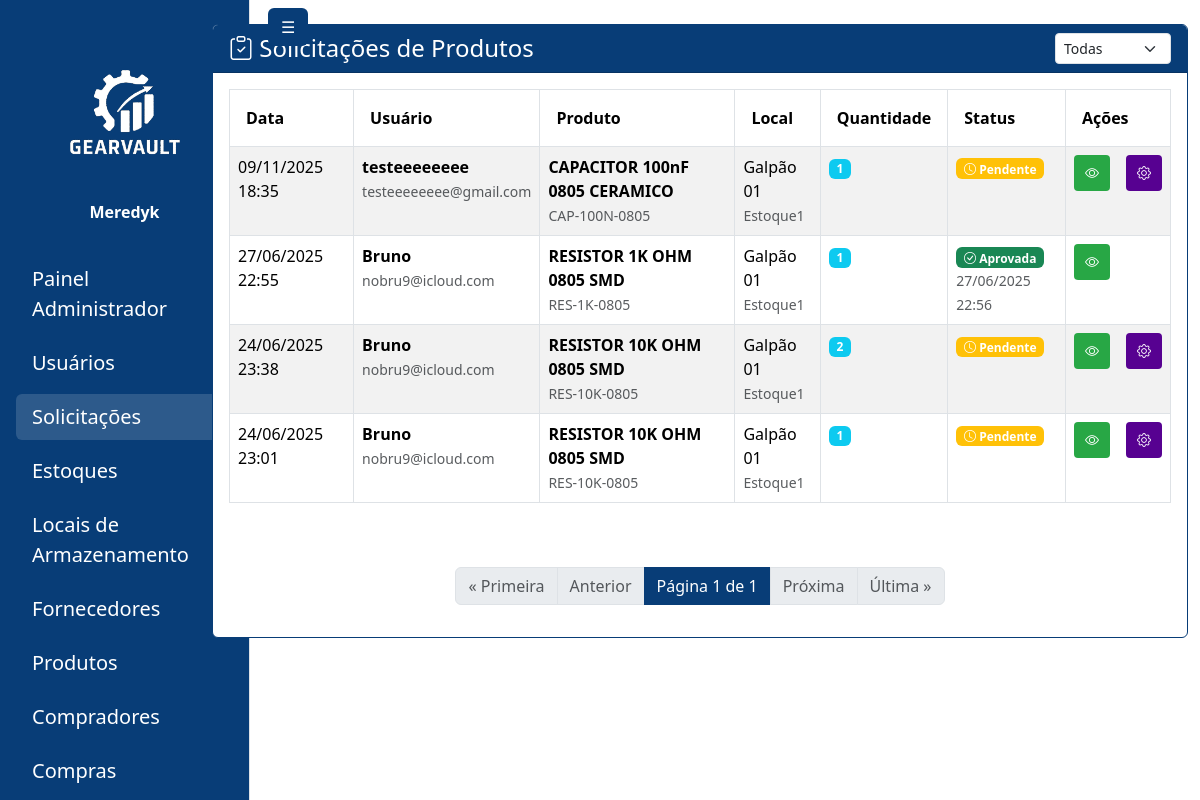
The app's page /administrador/solicitacoes/ (signed in) with its own data.
### gearvault/models.py (models this page shows, shortened)
class SolicitacaoProduto(models.Model):
    STATUS_CHOICES = [
        ('PENDENTE', 'Pendente'),
        ('APROVADA', 'Aprovada'),
        ('REJEITADA', 'Rejeitada'),
    ]
    usuario = models.ForeignKey(
        get_user_model(), on_delete=models.CASCADE, related_name='solicitacoes')
    produto = models.ForeignKey(Produto, on_delete=models.CASCADE)
    local = models.ForeignKey(LocalArmazenamento, on_delete=models.CASCADE)
    quantidade = models.PositiveIntegerField()
    justificativa = models.TextField(
        help_text="Justificativa para a solicitação")
    status = models.CharField(
        max_length=10, choices=STATUS_CHOICES, default='PENDENTE')
    data_solicitacao = models.DateTimeField(auto_now_add=True)
    data_resposta = models.DateTimeField(null=True, blank=True)
    resposta_admin = models.TextField(
        blank=True, null=True, help_text="Resposta do administrador")
    admin_responsavel = models.ForeignKey(
        get_user_model(),
        on_delete=models.SET_NULL,
        null=True,
        blank=True,
        related_name='solicitacoes_processadas'
    )
    class Meta:
        ordering = ['-data_solicitacao']
        verbose_name = 'Solicitação de Produto'
        verbose_name_plural = 'Solicitações de Produtos'

class Produto(models.Model):
    nome = models.CharField(max_length=255)
    codigo = models.CharField(max_length=100, unique=True)
    categoria = models.CharField(max_length=100, blank=True, null=True)
    descricao = models.TextField(blank=True, null=True)
    fornecedores = models.ManyToManyField(
        Fornecedor, blank=True, related_name='produtos')
    imagem = models.ImageField(upload_to='produtos/', blank=True, null=True)

class LocalArmazenamento(models.Model):
    estoque = models.ForeignKey(Estoque, on_delete=models.CASCADE, related_name='locais')
    nome = models.CharField(max_length=255)
    descricao = models.TextField(blank=True, null=True)

class Estoque(models.Model):
    nome = models.CharField(max_length=255)
    descricao = models.TextField(blank=True, null=True)

### gearvault/views.py (the view)
# urls.py: path('solicitacoes/', views.admin_solicitacoes, name='admin_solicitacoes'),
@login_required
def admin_solicitacoes(request):
    if request.user.profile.role != 'ADMIN':
        return redirect('login')
    from .models import SolicitacaoProduto
    status_filter = request.GET.get('status', 'TODAS')
    solicitacoes_list = SolicitacaoProduto.objects.select_related(
        'usuario', 'produto', 'local', 'local__estoque'
    ).order_by('-data_solicitacao')
    if status_filter and status_filter != 'TODAS':
        solicitacoes_list = solicitacoes_list.filter(status=status_filter)
    paginator = Paginator(solicitacoes_list, 15)
    page_number = request.GET.get('page')
    solicitacoes = paginator.get_page(page_number)
    contexto = {
        'sidebar_links': get_sidebar_links(request.user),
        'solicitacoes': solicitacoes,
        'status_filter': status_filter,
    }
    return render(request, 'pages/admin/solicitacoes_list.html', contexto)

### gearvault/views.py (called while the page is built, shortened)
def get_sidebar_links(user):
    role = getattr(user.profile, 'role', None)
    if role == 'ADMIN':
        return [
            {'url': '/administrador/painel/', 'label': 'Painel Administrador'},
            {'url': '/administrador/usuarios/', 'label': 'Usuários'},
            {'url': '/administrador/solicitacoes/', 'label': 'Solicitações'},
            {'url': '/administrador/estoques/', 'label': 'Estoques'},
            {'url': '/administrador/locais/', 'label': 'Locais de Armazenamento'},
            {'url': '/administrador/fornecedores/', 'label': 'Fornecedores'},
            {'url': '/administrador/produtos/', 'label': 'Produtos'},
            {'url': '/administrador/compradores/', 'label': 'Compradores'},
            {'url': '/administrador/compras/', 'label': 'Compras'},
        ]
    return []

### gearvault/templates/pages/admin/solicitacoes_list.html (shortened to what this page needs)
{% extends 'base.html' %}
{% load static %}
{% block content %}
<div class="container-fluid" id="main-content-panel">
  <div class="row">
    <div class="col-md-2" id="sidebar-panel">
      {% include 'sidebar.html' %}
    </div>
    <div class="col-md-10" id="painel-content">
      <div class="card mt-4 mb-4" style="border: 1px solid #083D77;">
        <div class="card-header text-white" style="background-color: #083D77;">
          <div class="d-flex justify-content-between align-items-center">
            <h4 class="mb-0"><i class="bi bi-clipboard-check"></i> Solicitações de Produtos</h4>
            <div class="d-flex gap-2">
              <form method="get" class="d-flex align-items-center">
                <select name="status" class="form-select form-select-sm" onchange="this.form.submit()">
                  <option value="TODAS" {% if status_filter == 'TODAS' %}selected{% endif %}>Todas</option>
                </select>
              </form>
            </div>
          </div>
        </div>
        <div class="card-body">
          {% if solicitacoes %}
            <div class="table-responsive">
              <table class="table table-striped table-bordered">
                <thead>
                  <tr>
                    <th class="py-3 px-3">Data</th>
                    <th class="py-3 px-3">Usuário</th>
                    <th class="py-3 px-3">Produto</th>
                    <th class="py-3 px-3">Local</th>
                    <th class="py-3 px-3">Quantidade</th>
                    <th class="py-3 px-3">Status</th>
                    <th class="py-3 px-3">Ações</th>
                  </tr>
                </thead>
                <tbody>
                  {% for solicitacao in solicitacoes %}
                    <tr {% if solicitacao.status == 'PENDENTE' %}{% endif %}>
                      <td class="py-2">{{ solicitacao.data_solicitacao|date:"d/m/Y H:i" }}</td>
                      <td class="py-2">
                        <strong>{{ solicitacao.usuario.get_full_name|default:solicitacao.usuario.username }}</strong><br>
                        <small class="text-muted">{{ solicitacao.usuario.email }}</small>
                      </td>
                      <td class="py-2">
                        <strong>{{ solicitacao.produto.nome }}</strong><br>
                        <small class="text-muted">{{ solicitacao.produto.codigo }}</small>
                      </td>
                      <td class="py-2">
                        {{ solicitacao.local.nome }}<br>
                        <small class="text-muted">{{ solicitacao.local.estoque.nome }}</small>
                      </td>
                      <td class="py-2">
                        <span class="badge bg-info">{{ solicitacao.quantidade }}</span>
                      </td>
                      <td class="py-2">
                        {% if solicitacao.status == 'PENDENTE' %}
                          <span class="badge bg-warning">
                            <i class="bi bi-clock"></i> Pendente
                          </span>
                        {% elif solicitacao.status == 'APROVADA' %}
                          <span class="badge bg-success">
                            <i class="bi bi-check-circle"></i> Aprovada
                          </span>
                        {% elif solicitacao.status == 'REJEITADA' %}
                          <span class="badge bg-danger">
                            <i class="bi bi-x-circle"></i> Rejeitada
                          </span>
                        {% endif %}
                        {% if solicitacao.data_resposta %}
                          <br><small class="text-muted">{{ solicitacao.data_resposta|date:"d/m/Y H:i" }}</small>
                        {% endif %}
                      </td>
                      <td class="py-2">
                        <div class="d-flex gap-3">
                          <button class="btn btn-sm d-inline-flex align-items-center justify-content-center text-white"
                      style="width: 36px; height: 36px; background-color: #28a745;"
                                  data-bs-toggle="modal"
                                  data-bs-target="#detalhesSolicitacaoModal"
                                  data-solicitacao-id="{{ solicitacao.id }}"
                                  data-usuario="{{ solicitacao.usuario.get_full_name|default:solicitacao.usuario.username }}"
                                  data-email="{{ solicitacao.usuario.email }}"
                                  data-produto="{{ solicitacao.produto.nome }}"
                                  data-codigo="{{ solicitacao.produto.codigo }}"
                                  data-local="{{ solicitacao.local.nome }}"
                                  data-estoque="{{ solicitacao.local.estoque.nome }}"
                                  data-quantidade="{{ solicitacao.quantidade }}"
                                  data-justificativa="{{ solicitacao.justificativa }}"
                                  data-status="{{ solicitacao.get_status_display }}"
                                  data-data-solicitacao="{{ solicitacao.data_solicitacao|date:'d/m/Y H:i' }}"
                                  title="Ver Detalhes">
                            <i class="bi bi-eye"></i>
                          </button>
                          {% if solicitacao.status == 'PENDENTE' %}
                            <a href="{% url 'admin_processar_solicitacao' solicitacao.id %}"
                               class="btn btn-sm d-inline-flex align-items-center justify-content-center text-white"
                      style="width: 36px; height: 36px; background-color:rgb(87, 1, 145);"
                               title="Processar Solicitação">
                              <i class="bi bi-gear"></i>
                            </a>
                          {% endif %}
                        </div>
                      </td>
                    </tr>
                  {% endfor %}
                </tbody>
              </table>
            </div>
            <div class="d-flex justify-content-center align-items-center mb-3 mt-5">
              <nav aria-label="Navegação de página" class="d-flex justify-content-center mb-0">
                <ul class="pagination mb-0">
                  {% if solicitacoes.number > 1 %}
                    <li class="page-item"><a class="page-link" href="?page=1&status={{ status_filter }}">« Primeira</a></li>
                  {% else %}
                    <li class="page-item disabled"><span class="page-link">« Primeira</span></li>
                  {% endif %}
                  {% if solicitacoes.has_previous %}
                    <li class="page-item"><a class="page-link" href="?page={{ solicitacoes.previous_page_number }}&status={{ status_filter }}">Anterior</a></li>
                  {% else %}
                    <li class="page-item disabled"><span class="page-link">Anterior</span></li>
                  {% endif %}
                  <li class="page-item disabled">
                    <span class="page-link text-white" style="background-color: #083D77; border-color: #083D77;">
                      Página {{ solicitacoes.number }} de {{ solicitacoes.paginator.num_pages }}
                    </span>
                  </li>
                  {% if solicitacoes.has_next %}
                    <li class="page-item"><a class="page-link" href="?page={{ solicitacoes.next_page_number }}&status={{ status_filter }}">Próxima</a></li>
                  {% else %}
                    <li class="page-item disabled"><span class="page-link">Próxima</span></li>
                  {% endif %}
                  {% if solicitacoes.number < solicitacoes.paginator.num_pages %}
                    <li class="page-item"><a class="page-link" href="?page={{ solicitacoes.paginator.num_pages }}&status={{ status_filter }}">Última »</a></li>
                  {% else %}
                    <li class="page-item disabled"><span class="page-link">Última »</span></li>
                  {% endif %}
                </ul>
              </nav>
            </div>
          {% else %}
            <div class="text-center py-5">
              <i class="bi bi-inbox display-1 text-muted"></i>
              <p class="text-muted mt-3">Nenhuma solicitação encontrada para o filtro selecionado.</p>
            </div>
          {% endif %}
        </div>
      </div>
    </div>
  </div>
</div>
{% endblock %}

### templates/sidebar.html (shortened to what this page needs)
{% load static %}
<div id="sidebar" class="position-fixed top-0 start-0 vh-100 text-white d-flex flex-column pt-5 border-end" style="background-color: #083D77; width: 250px; transition: transform 0.3s ease;">
  <div class="text-center mb-4 pt-3">
    <img src="{% static 'assets/LogoGearvaultBranco.png' %}" alt="Logo GearVault" style="width: 120px;" class="mb-3" />
    <strong class="d-block">{{ user.username }}</strong>
  </div>
  <nav class="flex-grow-1">
    <ul class="nav flex-column px-3">
      {% if sidebar_links %}
        {% for link in sidebar_links %}
          <li class="nav-item mt-2">
            <a href="{{ link.url }}" class="nav-link text-white fs-5 rounded px-3 py-2 link-hover{% if request.path == link.url %} active-link{% endif %}">{{ link.label }}</a>
          </li>
        {% endfor %}
      {% else %}
        <li class="nav-item text-white px-3">Nenhum link disponível</li>
      {% endif %}
    </ul>
  </nav>
  <div class="mt-auto">
    <a href="{% url 'logout' %}" class="text-white d-block px-3 py-2 pb-3 text-decoration-none text-center"> Sair</a>
  </div>
</div>
<button id="toggleSidebarBtn" type="button" class="btn position-fixed top-0" style="background-color: #083D77;
  color: white; left: 260px; z-index: 1050; transition: left 0.3s ease; margin: 0.5rem;">☰</button>

### templates/sidebar.html (style rules this page uses)
.link-hover { transition: color 0.3s ease, background-color 0.3s ease; }
.link-hover:hover, .active-link { background-color: rgba(255, 255, 255, 0.15); text-decoration: none; }

### gearvault/templates/pages/admin/solicitacoes_list.html (style rules this page uses)
#painel-content { transition: width 0.3s cubic-bezier(0.4,0,0.2,1), margin-left 0.3s cubic-bezier(0.4,0,0.2,1); }
#sidebar-panel { transition: width 0.3s cubic-bezier(0.4,0,0.2,1), display 0.3s cubic-bezier(0.4,0,0.2,1); }

### records on screen
SolicitacaoProduto: data_solicitacao "09/11/2025 18:35", usuario.get_full_name "testeeeeeeee", usuario.email "testeeeeeeee@gmail.com", produto.nome "CAPACITOR 100nF 0805 CERAMICO", produto.codigo "CAP-100N-0805", local.nome "Galpão 01", local.estoque.nome "Estoque1", quantidade "1", status "PENDENTE" (drawn)
SolicitacaoProduto: data_solicitacao "27/06/2025 22:55", usuario.get_full_name "Bruno", usuario.email "nobru9@icloud.com", produto.nome "RESISTOR 1K OHM 0805 SMD", produto.codigo "RES-1K-0805", local.nome "Galpão 01", local.estoque.nome "Estoque1", quantidade "1", status "APROVADA" (drawn), data_resposta "27/06/2025 22:56"
SolicitacaoProduto: data_solicitacao "24/06/2025 23:38", usuario.get_full_name "Bruno", usuario.email "nobru9@icloud.com", produto.nome "RESISTOR 10K OHM 0805 SMD", produto.codigo "RES-10K-0805", local.nome "Galpão 01", local.estoque.nome "Estoque1", quantidade "2", status "PENDENTE" (drawn)
SolicitacaoProduto: data_solicitacao "24/06/2025 23:01", usuario.get_full_name "Bruno", usuario.email "nobru9@icloud.com", produto.nome "RESISTOR 10K OHM 0805 SMD", produto.codigo "RES-10K-0805", local.nome "Galpão 01", local.estoque.nome "Estoque1", quantidade "1", status "PENDENTE" (drawn)

### other values on screen
{{ user.username }} "Meredyk"
{{ link.label }} "Painel Administrador" "Usuários" "Solicitações" "Estoques" "Locais de Armazenamento" "Fornecedores" "Produtos" "Compradores" "Compras"
{{ solicitacoes.number }} "1"
{{ solicitacoes.paginator.num_pages }} "1"
